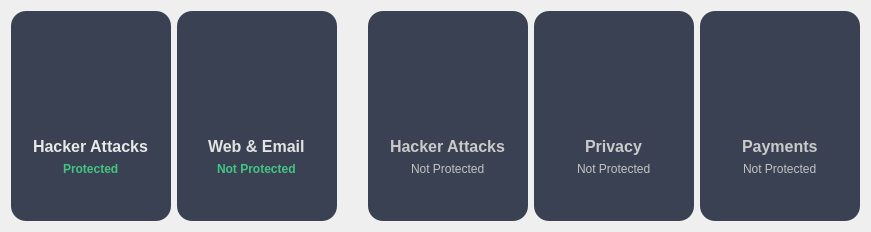
           <widget class="QFrame" name="cards">
            <property name="styleSheet">
             <string notr="true"/>
            </property>
            <property name="frameShape">
             <enum>QFrame::NoFrame</enum>
            </property>
            <property name="frameShadow">
             <enum>QFrame::Raised</enum>
            </property>
            <layout class="QHBoxLayout" name="horizontalLayout_7">
             <item>
              <widget class="QFrame" name="frame_3">
               <property name="minimumSize">
                <size>
                 <width>160</width>
                 <height>210</height>
                </size>
               </property>
               <property name="maximumSize">
                <size>
                 <width>160</width>
                 <height>210</height>
                </size>
               </property>
               <property name="styleSheet">
                <string notr="true">background-color: rgb(58, 65, 82);
border-radius: 15;</string>
               </property>
               <property name="frameShape">
                <enum>QFrame::NoFrame</enum>
               </property>
               <property name="frameShadow">
                <enum>QFrame::Raised</enum>
               </property>
               <property name="lineWidth">
                <number>5</number>
               </property>
               <layout class="QVBoxLayout" name="verticalLayout_4" stretch="0">
                <property name="spacing">
                 <number>0</number>
                </property>
                <property name="leftMargin">
                 <number>0</number>
                </property>
                <property name="topMargin">
                 <number>0</number>
                </property>
                <property name="rightMargin">
                 <number>0</number>
                </property>
                <property name="bottomMargin">
                 <number>0</number>
                </property>
                <item alignment="Qt::AlignHCenter|Qt::AlignVCenter">
                 <widget class="QFrame" name="frame_4">
                  <property name="minimumSize">
                   <size>
                    <width>150</width>
                    <height>120</height>
                   </size>
                  </property>
                  <property name="maximumSize">
                   <size>
                    <width>150</width>
                    <height>120</height>
                   </size>
                  </property>
                  <property name="styleSheet">
                   <string notr="true"/>
                  </property>
                  <property name="frameShape">
                   <enum>QFrame::StyledPanel</enum>
                  </property>
                  <property name="frameShadow">
                   <enum>QFrame::Raised</enum>
                  </property>
                  <layout class="QVBoxLayout" name="verticalLayout_3">
                   <property name="leftMargin">
                    <number>0</number>
                   </property>
                   <property name="topMargin">
                    <number>0</number>
                   </property>
                   <property name="rightMargin">
                    <number>0</number>
                   </property>
                   <property name="bottomMargin">
                    <number>0</number>
                   </property>
                   <item alignment="Qt::AlignHCenter">
                    <widget class="QPushButton" name="pushButton_7">
                     <property name="minimumSize">
                      <size>
                       <width>80</width>
                       <height>80</height>
                      </size>
                     </property>
                     <property name="maximumSize">
                      <size>
                       <width>80</width>
                       <height>80</height>
                      </size>
                     </property>
                     <property name="text">
                      <string/>
                     </property>
                     <property name="icon">
                      <iconset resource="resources.qrc">
                       <normaloff>:/icons/assets/compter.svg</normaloff>:/icons/assets/compter.svg</iconset>
                     </property>
                     <property name="iconSize">
                      <size>
                       <width>70</width>
                       <height>70</height>
                      </size>
                     </property>
                    </widget>
                   </item>
                   <item alignment="Qt::AlignHCenter">
                    <widget class="QLabel" name="label_5">
                     <property name="font">
                      <font>
                       <bold>true</bold>
                      </font>
                     </property>
                     <property name="text">
                      <string>&lt;html&gt;&lt;head/&gt;&lt;body&gt;&lt;p&gt;&lt;span style=&quot; font-size:12pt; color:#e8e8e8;&quot;&gt;Hacker Attacks&lt;/span&gt;&lt;/p&gt;&lt;/body&gt;&lt;/html&gt;</string>
                     </property>
                    </widget>
                   </item>
                   <item alignment="Qt::AlignHCenter">
                    <widget class="QLabel" name="label_6">
                     <property name="font">
                      <font>
                       <pointsize>8</pointsize>
                      </font>
                     </property>
                     <property name="styleSheet">
                      <string notr="true">text-align: center;</string>
                     </property>
                     <property name="text">
                      <string>&lt;html&gt;&lt;head/&gt;&lt;body&gt;&lt;p&gt;&lt;span style=&quot; font-size:9pt; font-weight:700; color:#43c485;&quot;&gt;Protected&lt;/span&gt;&lt;/p&gt;&lt;/body&gt;&lt;/html&gt;</string>
                     </property>
                    </widget>
                   </item>
                  </layout>
                 </widget>
                </item>
               </layout>
              </widget>
             </item>
             <item>
              <widget class="QFrame" name="frame_5">
               <property name="minimumSize">
                <size>
                 <width>160</width>
                 <height>210</height>
                </size>
               </property>
               <property name="maximumSize">
                <size>
                 <width>160</width>
                 <height>210</height>
                </size>
               </property>
               <property name="styleSheet">
                <string notr="true">background-color: rgb(58, 65, 82);
border-radius: 15;</string>
               </property>
               <property name="frameShape">
                <enum>QFrame::NoFrame</enum>
               </property>
               <property name="frameShadow">
                <enum>QFrame::Raised</enum>
               </property>
               <property name="lineWidth">
                <number>5</number>
               </property>
               <layout class="QVBoxLayout" name="verticalLayout_5" stretch="0">
                <property name="spacing">
                 <number>0</number>
                </property>
                <property name="leftMargin">
                 <number>0</number>
                </property>
                <property name="topMargin">
                 <number>0</number>
                </property>
                <property name="rightMargin">
                 <number>0</number>
                </property>
                <property name="bottomMargin">
                 <number>0</number>
                </property>
                <item alignment="Qt::AlignHCenter|Qt::AlignVCenter">
                 <widget class="QFrame" name="frame_6">
                  <property name="minimumSize">
                   <size>
                    <width>150</width>
                    <height>120</height>
                   </size>
                  </property>
                  <property name="maximumSize">
                   <size>
                    <width>150</width>
                    <height>120</height>
                   </size>
                  </property>
                  <property name="styleSheet">
                   <string notr="true"/>
                  </property>
                  <property name="frameShape">
                   <enum>QFrame::StyledPanel</enum>
                  </property>
                  <property name="frameShadow">
                   <enum>QFrame::Raised</enum>
                  </property>
                  <layout class="QVBoxLayout" name="verticalLayout_6">
                   <property name="leftMargin">
                    <number>0</number>
                   </property>
                   <property name="topMargin">
                    <number>0</number>
                   </property>
                   <property name="rightMargin">
                    <number>0</number>
                   </property>
                   <property name="bottomMargin">
                    <number>0</number>
                   </property>
                   <item alignment="Qt::AlignHCenter">
                    <widget class="QPushButton" name="pushButton_8">
                     <property name="minimumSize">
                      <size>
                       <width>80</width>
                       <height>80</height>
                      </size>
                     </property>
                     <property name="maximumSize">
                      <size>
                       <width>80</width>
                       <height>80</height>
                      </size>
                     </property>
                     <property name="text">
                      <string/>
                     </property>
                     <property name="icon">
                      <iconset resource="resources.qrc">
                       <normaloff>:/icons/assets/america.svg</normaloff>:/icons/assets/america.svg</iconset>
                     </property>
                     <property name="iconSize">
                      <size>
                       <width>70</width>
                       <height>70</height>
                      </size>
                     </property>
                    </widget>
                   </item>
                   <item alignment="Qt::AlignHCenter">
                    <widget class="QLabel" name="label_7">
                     <property name="font">
                      <font>
                       <bold>true</bold>
                      </font>
                     </property>
                     <property name="text">
                      <string>&lt;html&gt;&lt;head/&gt;&lt;body&gt;&lt;p&gt;&lt;span style=&quot; font-size:12pt; color:#e3e3e3;&quot;&gt;Web &amp;amp; Email&lt;/span&gt;&lt;/p&gt;&lt;/body&gt;&lt;/html&gt;</string>
                     </property>
                    </widget>
                   </item>
                   <item alignment="Qt::AlignHCenter">
                    <widget class="QLabel" name="label_8">
                     <property name="font">
                      <font>
                       <pointsize>8</pointsize>
                      </font>
                     </property>
                     <property name="styleSheet">
                      <string notr="true">text-align: center;</string>
                     </property>
                     <property name="text">
                      <string>&lt;html&gt;&lt;head/&gt;&lt;body&gt;&lt;p&gt;&lt;span style=&quot; font-size:9pt; font-weight:700; color:#43c485;&quot;&gt;Not Protected&lt;/span&gt;&lt;/p&gt;&lt;/body&gt;&lt;/html&gt;</string>
                     </property>
                    </widget>
                   </item>
                  </layout>
                 </widget>
                </item>
               </layout>
              </widget>
             </item>
             <item>
              <spacer name="horizontalSpacer_8">
               <property name="orientation">
                <enum>Qt::Horizontal</enum>
               </property>
               <property name="sizeType">
                <enum>QSizePolicy::Fixed</enum>
               </property>
               <property name="sizeHint" stdset="0">
                <size>
                 <width>25</width>
                 <height>20</height>
                </size>
               </property>
              </spacer>
             </item>
             <item>
              <widget class="QFrame" name="frame_9">
               <property name="minimumSize">
                <size>
                 <width>160</width>
                 <height>210</height>
                </size>
               </property>
               <property name="maximumSize">
                <size>
                 <width>160</width>
                 <height>210</height>
                </size>
               </property>
               <property name="styleSheet">
                <string notr="true">background-color: rgb(58, 65, 82);
border-radius: 15;</string>
               </property>
               <property name="frameShape">
                <enum>QFrame::NoFrame</enum>
               </property>
               <property name="frameShadow">
                <enum>QFrame::Raised</enum>
               </property>
               <property name="lineWidth">
                <number>5</number>
               </property>
               <layout class="QVBoxLayout" name="verticalLayout_9" stretch="0">
                <property name="spacing">
                 <number>0</number>
                </property>
                <property name="leftMargin">
                 <number>0</number>
                </property>
                <property name="topMargin">
                 <number>0</number>
                </property>
                <property name="rightMargin">
                 <number>0</number>
                </property>
                <property name="bottomMargin">
                 <number>0</number>
                </property>
                <item alignment="Qt::AlignHCenter|Qt::AlignVCenter">
                 <widget class="QFrame" name="frame_10">
                  <property name="minimumSize">
                   <size>
                    <width>150</width>
                    <height>120</height>
                   </size>
                  </property>
                  <property name="maximumSize">
                   <size>
                    <width>150</width>
                    <height>120</height>
                   </size>
                  </property>
                  <property name="styleSheet">
                   <string notr="true"/>
                  </property>
                  <property name="frameShape">
                   <enum>QFrame::StyledPanel</enum>
                  </property>
                  <property name="frameShadow">
                   <enum>QFrame::Raised</enum>
                  </property>
                  <layout class="QVBoxLayout" name="verticalLayout_10">
                   <property name="leftMargin">
                    <number>0</number>
                   </property>
                   <property name="topMargin">
                    <number>0</number>
                   </property>
                   <property name="rightMargin">
                    <number>0</number>
                   </property>
                   <property name="bottomMargin">
                    <number>0</number>
                   </property>
                   <item alignment="Qt::AlignHCenter">
                    <widget class="QPushButton" name="pushButton_10">
                     <property name="minimumSize">
                      <size>
                       <width>80</width>
                       <height>80</height>
                      </size>
                     </property>
                     <property name="maximumSize">
                      <size>
                       <width>80</width>
                       <height>80</height>
                      </size>
                     </property>
                     <property name="text">
                      <string/>
                     </property>
                     <property name="icon">
                      <iconset resource="resources.qrc">
                       <normaloff>:/icons/assets/hacker.svg</normaloff>:/icons/assets/hacker.svg</iconset>
                     </property>
                     <property name="iconSize">
                      <size>
                       <width>80</width>
                       <height>80</height>
                      </size>
                     </property>
                    </widget>
                   </item>
                   <item alignment="Qt::AlignHCenter">
                    <widget class="QLabel" name="label_11">
                     <property name="font">
                      <font>
                       <bold>true</bold>
                      </font>
                     </property>
                     <property name="text">
                      <string>&lt;html&gt;&lt;head/&gt;&lt;body&gt;&lt;p&gt;&lt;span style=&quot; font-size:12pt; color:#cacaca;&quot;&gt;Hacker Attacks&lt;/span&gt;&lt;/p&gt;&lt;/body&gt;&lt;/html&gt;</string>
                     </property>
                    </widget>
                   </item>
                   <item alignment="Qt::AlignHCenter">
                    <widget class="QLabel" name="label_12">
                     <property name="font">
                      <font>
                       <pointsize>8</pointsize>
                      </font>
                     </property>
                     <property name="styleSheet">
                      <string notr="true">text-align: center;</string>
                     </property>
                     <property name="text">
                      <string>&lt;html&gt;&lt;head/&gt;&lt;body&gt;&lt;p&gt;&lt;span style=&quot; font-size:9pt; color:#c3c3c3;&quot;&gt;Not Protected&lt;/span&gt;&lt;/p&gt;&lt;/body&gt;&lt;/html&gt;</string>
                     </property>
                    </widget>
                   </item>
                  </layout>
                 </widget>
                </item>
               </layout>
              </widget>
             </item>
             <item>
              <widget class="QFrame" name="frame_11">
               <property name="minimumSize">
                <size>
                 <width>160</width>
                 <height>210</height>
                </size>
               </property>
               <property name="maximumSize">
                <size>
                 <width>160</width>
                 <height>210</height>
                </size>
               </property>
               <property name="styleSheet">
                <string notr="true">background-color: rgb(58, 65, 82);
border-radius: 15;</string>
               </property>
               <property name="frameShape">
                <enum>QFrame::NoFrame</enum>
               </property>
               <property name="frameShadow">
                <enum>QFrame::Raised</enum>
               </property>
               <property name="lineWidth">
                <number>5</number>
               </property>
               <layout class="QVBoxLayout" name="verticalLayout_11" stretch="0">
                <property name="spacing">
                 <number>0</number>
                </property>
                <property name="leftMargin">
                 <number>0</number>
                </property>
                <property name="topMargin">
                 <number>0</number>
                </property>
                <property name="rightMargin">
                 <number>0</number>
                </property>
                <property name="bottomMargin">
                 <number>0</number>
                </property>
                <item alignment="Qt::AlignHCenter|Qt::AlignVCenter">
                 <widget class="QFrame" name="frame_12">
                  <property name="minimumSize">
                   <size>
                    <width>150</width>
                    <height>120</height>
                   </size>
                  </property>
                  <property name="maximumSize">
                   <size>
                    <width>150</width>
                    <height>120</height>
                   </size>
                  </property>
                  <property name="styleSheet">
                   <string notr="true"/>
                  </property>
                  <property name="frameShape">
                   <enum>QFrame::StyledPanel</enum>
                  </property>
                  <property name="frameShadow">
                   <enum>QFrame::Raised</enum>
                  </property>
                  <layout class="QVBoxLayout" name="verticalLayout_12">
                   <property name="leftMargin">
                    <number>0</number>
                   </property>
                   <property name="topMargin">
                    <number>0</number>
                   </property>
                   <property name="rightMargin">
                    <number>0</number>
                   </property>
                   <property name="bottomMargin">
                    <number>0</number>
                   </property>
                   <item alignment="Qt::AlignHCenter">
                    <widget class="QPushButton" name="pushButton_11">
                     <property name="minimumSize">
                      <size>
                       <width>80</width>
                       <height>80</height>
                      </size>
                     </property>
                     <property name="maximumSize">
                      <size>
                       <width>80</width>
                       <height>80</height>
                      </size>
                     </property>
                     <property name="text">
                      <string/>
                     </property>
                     <property name="icon">
                      <iconset resource="resources.qrc">
                       <normaloff>:/icons/assets/privacy.svg</normaloff>:/icons/assets/privacy.svg</iconset>
                     </property>
                     <property name="iconSize">
                      <size>
                       <width>60</width>
                       <height>60</height>
                      </size>
                     </property>
                    </widget>
                   </item>
                   <item alignment="Qt::AlignHCenter">
                    <widget class="QLabel" name="label_13">
                     <property name="font">
                      <font>
                       <bold>true</bold>
                      </font>
                     </property>
                     <property name="text">
                      <string>&lt;html&gt;&lt;head/&gt;&lt;body&gt;&lt;p&gt;&lt;span style=&quot; font-size:12pt; color:#cacaca;&quot;&gt;Privacy&lt;/span&gt;&lt;/p&gt;&lt;/body&gt;&lt;/html&gt;</string>
                     </property>
                    </widget>
                   </item>
                   <item alignment="Qt::AlignHCenter">
                    <widget class="QLabel" name="label_14">
                     <property name="font">
                      <font>
                       <pointsize>8</pointsize>
                      </font>
                     </property>
                     <property name="styleSheet">
                      <string notr="true">text-align: center;</string>
                     </property>
                     <property name="text">
                      <string>&lt;html&gt;&lt;head/&gt;&lt;body&gt;&lt;p&gt;&lt;span style=&quot; font-size:9pt; color:#c3c3c3;&quot;&gt;Not Protected&lt;/span&gt;&lt;/p&gt;&lt;/body&gt;&lt;/html&gt;</string>
                     </property>
                    </widget>
                   </item>
                  </layout>
                 </widget>
                </item>
               </layout>
              </widget>
             </item>
             <item>
              <widget class="QFrame" name="frame_7">
               <property name="minimumSize">
                <size>
                 <width>160</width>
                 <height>210</height>
                </size>
               </property>
               <property name="maximumSize">
                <size>
                 <width>160</width>
                 <height>210</height>
                </size>
               </property>
               <property name="styleSheet">
                <string notr="true">background-color: rgb(58, 65, 82);
border-radius: 15;</string>
               </property>
               <property name="frameShape">
                <enum>QFrame::NoFrame</enum>
               </property>
               <property name="frameShadow">
                <enum>QFrame::Raised</enum>
               </property>
               <property name="lineWidth">
                <number>5</number>
               </property>
               <layout class="QVBoxLayout" name="verticalLayout_7" stretch="0">
                <property name="spacing">
                 <number>0</number>
                </property>
                <property name="leftMargin">
                 <number>0</number>
                </property>
                <property name="topMargin">
                 <number>0</number>
                </property>
                <property name="rightMargin">
                 <number>0</number>
                </property>
                <property name="bottomMargin">
                 <number>0</number>
                </property>
                <item alignment="Qt::AlignHCenter|Qt::AlignVCenter">
                 <widget class="QFrame" name="frame_8">
                  <property name="minimumSize">
                   <size>
                    <width>150</width>
                    <height>120</height>
                   </size>
                  </property>
                  <property name="maximumSize">
                   <size>
                    <width>150</width>
                    <height>120</height>
                   </size>
                  </property>
                  <property name="styleSheet">
                   <string notr="true"/>
                  </property>
                  <property name="frameShape">
                   <enum>QFrame::StyledPanel</enum>
                  </property>
                  <property name="frameShadow">
                   <enum>QFrame::Raised</enum>
                  </property>
                  <layout class="QVBoxLayout" name="verticalLayout_8">
                   <property name="leftMargin">
                    <number>0</number>
                   </property>
                   <property name="topMargin">
                    <number>0</number>
                   </property>
                   <property name="rightMargin">
                    <number>0</number>
                   </property>
                   <property name="bottomMargin">
                    <number>0</number>
                   </property>
                   <item alignment="Qt::AlignHCenter">
                    <widget class="QPushButton" name="pushButton_9">
                     <property name="minimumSize">
                      <size>
                       <width>80</width>
                       <height>80</height>
                      </size>
                     </property>
                     <property name="maximumSize">
                      <size>
                       <width>80</width>
                       <height>80</height>
                      </size>
                     </property>
                     <property name="text">
                      <string/>
                     </property>
                     <property name="icon">
                      <iconset resource="resources.qrc">
                       <normaloff>:/icons/assets/card.svg</normaloff>:/icons/assets/card.svg</iconset>
                     </property>
                     <property name="iconSize">
                      <size>
                       <width>70</width>
                       <height>70</height>
                      </size>
                     </property>
                    </widget>
                   </item>
                   <item alignment="Qt::AlignHCenter">
                    <widget class="QLabel" name="label_9">
                     <property name="font">
                      <font>
                       <bold>true</bold>
                      </font>
                     </property>
                     <property name="text">
                      <string>&lt;html&gt;&lt;head/&gt;&lt;body&gt;&lt;p&gt;&lt;span style=&quot; font-size:12pt; color:#cacaca;&quot;&gt;Payments&lt;/span&gt;&lt;/p&gt;&lt;/body&gt;&lt;/html&gt;</string>
                     </property>
                    </widget>
                   </item>
                   <item alignment="Qt::AlignHCenter">
                    <widget class="QLabel" name="label_10">
                     <property name="font">
                      <font>
                       <pointsize>8</pointsize>
                      </font>
                     </property>
                     <property name="styleSheet">
                      <string notr="true">text-align: center;</string>
                     </property>
                     <property name="text">
                      <string>&lt;html&gt;&lt;head/&gt;&lt;body&gt;&lt;p&gt;&lt;span style=&quot; font-size:9pt; color:#c3c3c3;&quot;&gt;Not Protected&lt;/span&gt;&lt;/p&gt;&lt;/body&gt;&lt;/html&gt;</string>
                     </property>
                    </widget>
                   </item>
                  </layout>
                 </widget>
                </item>
               </layout>
              </widget>
             </item>
            </layout>
           </widget>
